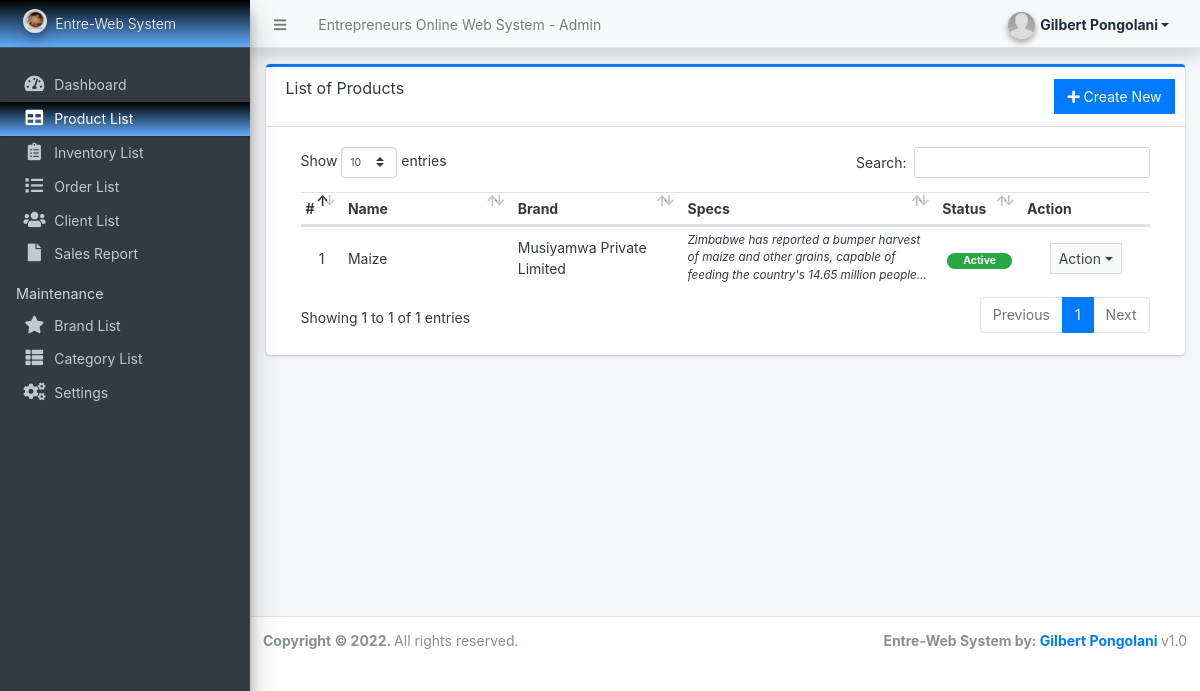
Page /admin/?page=product (signed in) on the committed database.
### tables this page shows
CREATE TABLE `products` (
  `id` int(30) NOT NULL,
  `brand_id` int(30) NOT NULL,
  `category_id` int(30) NOT NULL,
  `name` varchar(250) NOT NULL,
  `specs` text NOT NULL,
  `status` tinyint(1) NOT NULL DEFAULT 1,
  `delete_flag` tinyint(1) NOT NULL DEFAULT 0,
  `date_created` datetime NOT NULL DEFAULT current_timestamp()
);

CREATE TABLE `brands` (
  `id` int(30) NOT NULL,
  `name` varchar(250) NOT NULL,
  `description` text DEFAULT NULL,
  `image_path` text DEFAULT NULL,
  `status` tinyint(1) NOT NULL DEFAULT 1,
  `delete_flag` tinyint(1) NOT NULL DEFAULT 0,
  `date_created` datetime NOT NULL DEFAULT current_timestamp()
);

### admin/product/index.php (the view, shortened to what this page needs)
<div class="card card-outline card-primary">
	<div class="card-header">
		<h3 class="card-title">List of Products</h3>
		<div class="card-tools">
			<a href="?page=product/manage_product" class="btn btn-flat btn-primary"><span class="fas fa-plus"></span>  Create New</a>
		</div>
	</div>
	<div class="card-body">
		<div class="container-fluid">
        <div class="container-fluid">
			<table class="table table-hover table-strip">
				<colgroup>
					<col width="5%">
					<col width="20%">
					<col width="20%">
					<col width="30%">
					<col width="10%">
					<col width="15%">
				</colgroup>
				<thead>
					<tr>
						<th>#</th>
						<th>Name</th>
						<th>Brand</th>
						<th>Specs</th>
						<th>Status</th>
						<th>Action</th>
					</tr>
				</thead>
				<tbody>
					<?php
					$i = 1;
						$qry = $conn->query("SELECT p.*,b.name as bname from `products` p inner join brands b on p.brand_id = b.id where p.delete_flag = 0 order by (p.name) asc ");
						while($row = $qry->fetch_assoc()):
							foreach($row as $k=> $v){
								$row[$k] = trim(stripslashes($v));
							}
                            $row['specs'] = strip_tags(stripslashes(html_entity_decode($row['specs'])));
					?>
						<tr>
							<td class="text-center"><?php echo $i++; ?></td>
							<td><?php echo $row['name'] ?></td>
							<td><?php echo $row['bname'] ?></td>
							<td ><p class="m-0 truncate"><?php echo $row['specs'] ?></p></td>
							<td class="text-center">
                                <?php if($row['status'] == 1): ?>
                                    <span class="badge badge-success px-3 rounded-pill">Active</span>
                                <?php else: ?>
                                    <span class="badge badge-danger px-3 rounded-pill">Inactive</span>
                                <?php endif; ?>
                            </td>
							<td align="center">
								 <button type="button" class="btn btn-flat btn-default btn-sm dropdown-toggle dropdown-icon" data-toggle="dropdown">
				                  		Action
				                  </button>
							</td>
						</tr>
					<?php endwhile; ?>
				</tbody>
			</table>
		</div>
		</div>
	</div>
</div>

### rows in the picture
products: name "Maize", brand.name "Musiyamwa Private Limited", specs "Zimbabwe has reported a bumper harvest of maize and other grains, capable of feeding the country's 14.65 million…", status "Active"

### other values in the picture
$_settings->info('name') "Entrepreneurs Online Web System"
$_settings->userdata('firstname').' '.$_settings->userdata('lastname') "Gilbert Pongolani"
$_settings->info('short_name') "Entre-Web System"
